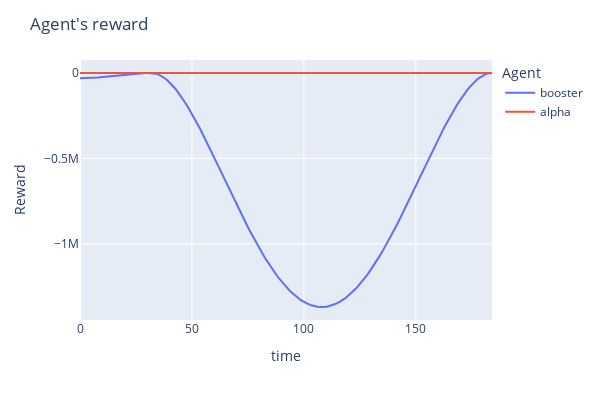

The notebook cell this image was saved under:
### Markdown cell above
# <span style="color:orange">Design reward functions</span>

Let's visualize the evolution of the reward functions by using the attribut `reward`. As a reminder, the reward function for the booster corresponds to the vertical distance relative to pos_y_star plus the fuel ratio.
While for alpha (which corresponds to the angle of the rocket), its reward function corresponds to the horizontal distance relative to pos_x_star, minus the rocket's tilt angle.

### Code cell
fig = px.line(pd.DataFrame(env.rewards),
        labels=dict(index="time", value="Reward", variable="Agent") )
fig.update_layout(height=400, width=600, title_text="Agent's reward")

### Figure 1 — Plotly figure (JSON) as saved in the notebook; plotly's stock layout.template omitted (floating-point values rounded to 4 significant figures; data arrays with more than 128 entries replaced by an {"elided": "..."} marker saying what was removed)
{"data": [{"hovertemplate": "Agent=booster<br>time=%{x}<br>Reward=%{y}<extra></extra>", "legendgroup": "booster", "line": {"color": "#636efa", "dash": "solid"}, "marker": {"symbol": "circle"}, "mode": "lines", "name": "booster", "orientation": "v", "showlegend": true, "type": "scatter", "x": {"elided": "185 int values"}, "xaxis": "x", "y": {"elided": "185 float values"}, "yaxis": "y"}, {"hovertemplate": "Agent=alpha<br>time=%{x}<br>Reward=%{y}<extra></extra>", "legendgroup": "alpha", "line": {"color": "#EF553B", "dash": "solid"}, "marker": {"symbol": "circle"}, "mode": "lines", "name": "alpha", "orientation": "v", "showlegend": true, "type": "scatter", "x": {"elided": "185 int values"}, "xaxis": "x", "y": {"elided": "185 int values"}, "yaxis": "y"}], "layout": {"height": 400, "legend": {"title": {"text": "Agent"}, "tracegroupgap": 0}, "margin": {"t": 60}, "title": {"text": "Agent's reward"}, "width": 600, "xaxis": {"anchor": "y", "domain": [0, 1], "title": {"text": "time"}}, "yaxis": {"anchor": "x", "domain": [0, 1], "title": {"text": "Reward"}}}}
